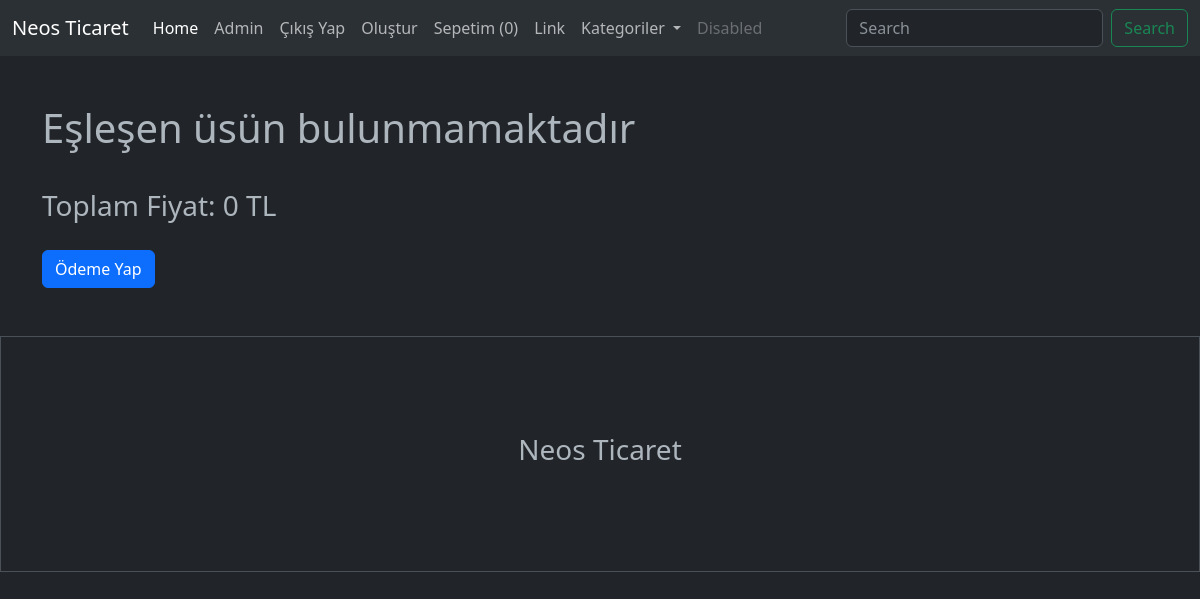
The page /sepet/ (signed in) on the database as committed earlier.
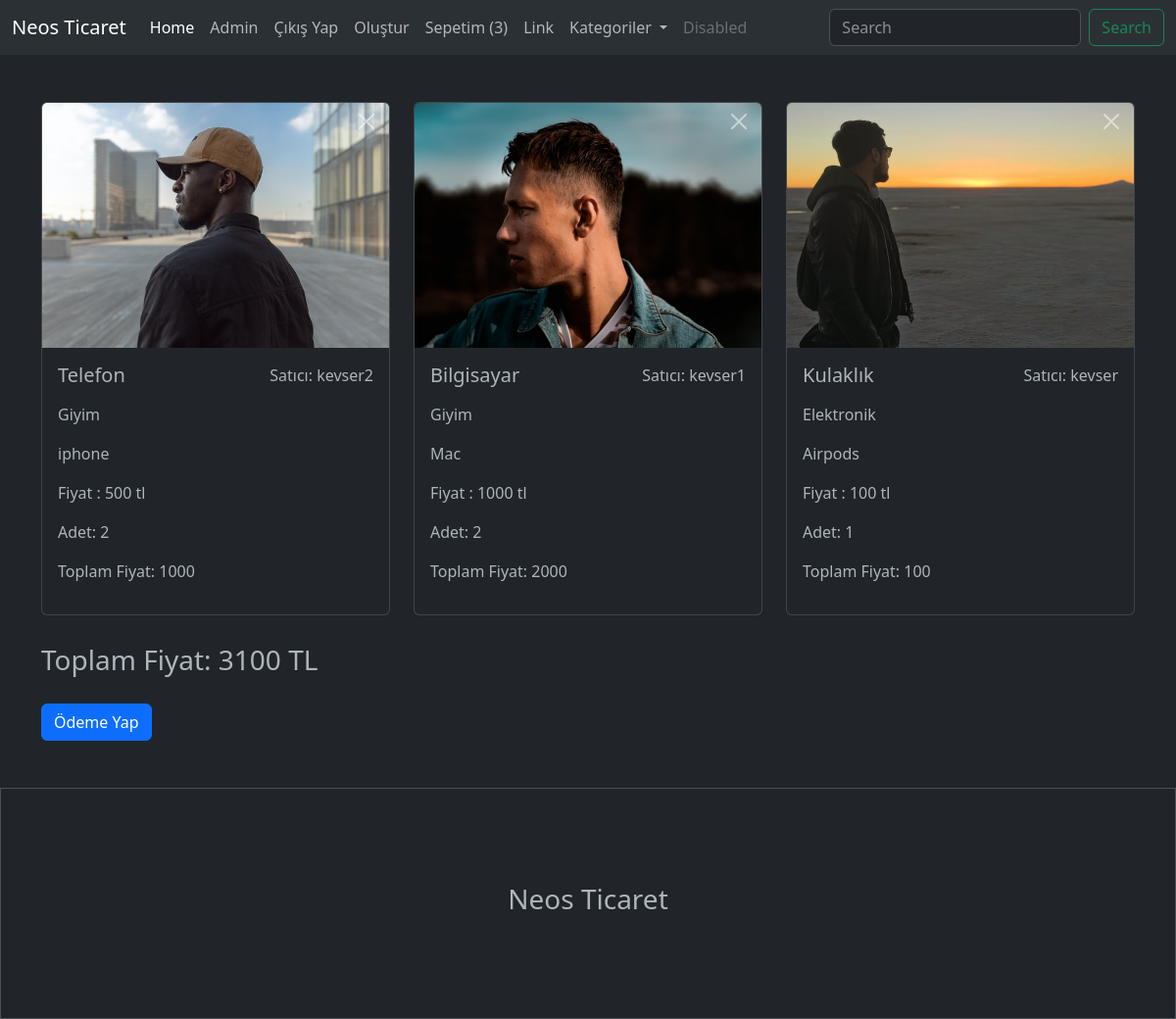
The same page on the database as committed later.
### urunler/models.py (models this page shows, shortened)
class Sepet(models.Model):
    user = models.ForeignKey(User, on_delete=models.CASCADE)
    urun = models.ForeignKey(Urun, on_delete=models.CASCADE)
    adet = models.IntegerField()
    toplamFiyat = models.IntegerField(null=True)
    odendiMi= models.BooleanField(default=False)
    created_at = models.DateTimeField(auto_now_add=True)

class Urun(models.Model):
    satici=models.ForeignKey(User, on_delete=models.CASCADE, null=True)
    kategori=models.ForeignKey(Kategori, on_delete=models.SET_NULL, null=True)
    altkategori=models.ManyToManyField(AltKategori)
    seriNo=models.OneToOneField(Tek, on_delete=models.CASCADE, null=True, blank=True)
    isim= models.CharField(max_length=100)
    aciklama = models.TextField(max_length=100)
    fiyat  = models.IntegerField()
    resim = models.FileField(upload_to = 'urunler/')

class Kategori(models.Model):
    isim=models.CharField(max_length=100)

### urunler/views.py (the view, shortened to what this page needs)
# urls.py: path('sepet/', sepet, name='sepet'),
def sepet(request):
    sepet= Sepet.objects.filter(user = request.user, odendiMi= False)
    toplam = 0
    for i in sepet:
        toplam +=i.toplamFiyat
    context = {
        'sepet':sepet,
        'toplam':toplam
    }
    return render(request, 'sepet.html', context)

### urunler/context_processors.py (called while the page is built)
def get_len_sepets (request):
    if request.user.is_authenticated:
        uzun = Sepet.objects.filter(user=request.user, odendiMi =False).count()
    else:
        uzun=0
    return {'uzun':uzun}

def get_categories(request):
    kategoriler =Kategori.objects.all()
    return {'kategoriler': kategoriler}

### urunler/templates/sepet.html (shortened to what this page needs)
{% extends "index.html" %}
{% load static %}
{% block content %}
    <div class="container mt-5">
      <div class="row">
        {% if sepet|length > 0 %}
        {% for urun in sepet %}
        <div class="col-4 position-relative">
          <form action="" method="POST">
            <input type="submit" value="" name= "sil" class="btn-close position-absolute end-0 mt-2 me-4 z-3">
          </form>
          <div class="card">
            <img class="card-img-top" src="{{urun.urun.resim.url}}" height="250" alt="Card image cap">
            <div class="card-body">
              <div class="d-flex justify-content-between">
                <h5 class="card-title">{{urun.urun.isim}}</h5>
                <p>Satıcı: {{urun.urun.satici.username}} </p>
              </div>
              <p> {{urun.urun.kategori.isim}} </p>
              <p class="card-text">{{urun.urun.aciklama}}</p>
              <p> Fiyat : {{urun.urun.fiyat}} tl </p>
              <p> Adet: {{urun.adet}} </p>
              <p> Toplam Fiyat: {{urun.toplamFiyat}} </p>
            </div>
          </div>
                  </div>
        {% endfor %}
        {% else %}
        <h1>Eşleşen üsün bulunmamaktadır</h1>
        {% endif %}
      </div>
      <p class="mt-4 fs-3">
        Toplam Fiyat: {{toplam}} TL
      </p>
      <form action="" method="POST">
        <input type="submit" value="Ödeme Yap" class="btn btn-primary mt-2">
      </form>
    </div>
{% endblock content %}

### urunler/templates/index.html (shortened to what this page needs)
<!DOCTYPE html>
<html lang="en">
<head>
    <link href="https://cdn.jsdelivr.net/npm/bootstrap@5.3.0-alpha1/dist/css/bootstrap.min.css" rel="stylesheet"></head>
<body data-bs-theme="dark">
    {% include "includes/_navbar.html" %}
    {% block content %}{% endblock content %}
    {% include "includes/_footer.html" %}
</body>
</html>

### urunler/templates/includes/_navbar.html (shortened to what this page needs)
  <nav class="navbar navbar-expand-lg bg-body-tertiary">
    <div class="container-fluid">
      <a class="navbar-brand" href="/">Neos Ticaret</a>
      <div class="collapse navbar-collapse" id="navbarSupportedContent">
        <ul class="navbar-nav me-auto mb-2 mb-lg-0">
          <li class="nav-item">
            <a class="nav-link active" aria-current="page" href="#">Home</a>
            {% if user.is_authenticated %}
                 <li class="nav-item">
                    <a class="nav-link text-capitalize" href="#"> {{request.user}} </a>
                 </li>
                 <li class="nav-item">
                     <a class="nav-link" href="/cikis/"> Çıkış Yap</a>
                  </li>
                  <li class="nav-item">
                       <a class="nav-link" href="/olustur/"> Oluştur</a>
                  </li>
                  <li class="nav-item">
                    <a class="nav-link" href="/sepet/"> Sepetim ({{uzun}}) </a>
               </li>
            {% endif %}
          </li>
          <li class="nav-item">
            <a class="nav-link" href="#">Link</a>
          </li>
          <li class="nav-item dropdown">
            <a class="nav-link dropdown-toggle" href="#" role="button" data-bs-toggle="dropdown" aria-expanded="false">
              Kategoriler
            </a>
          </li>
          <li class="nav-item">
            <a class="nav-link disabled">Disabled</a>
          </li>
        </ul>
        <form class="d-flex" action="/" role="search" method="GET">
          <input class="form-control me-2" type="search" name="search" value="{{search}}" placeholder="Search" aria-label="Search">
          <button class="btn btn-outline-success" type="submit">Search</button>
        </form>
      </div>
    </div>
      </nav>

### urunler/templates/includes/_footer.html
<footer class="mt-5 p-5 border">
    <h3 class="text-center p-5">Neos Ticaret</h3>
  </footer>

Rows that differ between the two databases and show on the page:
added Sepet: urun.resim (picture), urun.isim "Telefon", urun.satici.username "kevser2", urun.kategori.isim "Giyim", urun.aciklama "iphone", urun.fiyat "500", adet "2", toplamFiyat "1000"
added Sepet: urun.resim (picture), urun.isim "Bilgisayar", urun.satici.username "kevser1", urun.kategori.isim "Giyim", urun.aciklama "Mac", urun.fiyat "1000", adet "2", toplamFiyat "2000"
added Sepet: urun.resim (picture), urun.isim "Kulaklık", urun.satici.username "kevser", urun.kategori.isim "Elektronik", urun.aciklama "Airpods", urun.fiyat "100", adet "1", toplamFiyat "100"
Other text that changed with them:
{{ uzun }}: "0" → "3"
{{ toplam }}: "0" → "3100"
text no longer shown: "Eşleşen üsün bulunmamaktadır"
